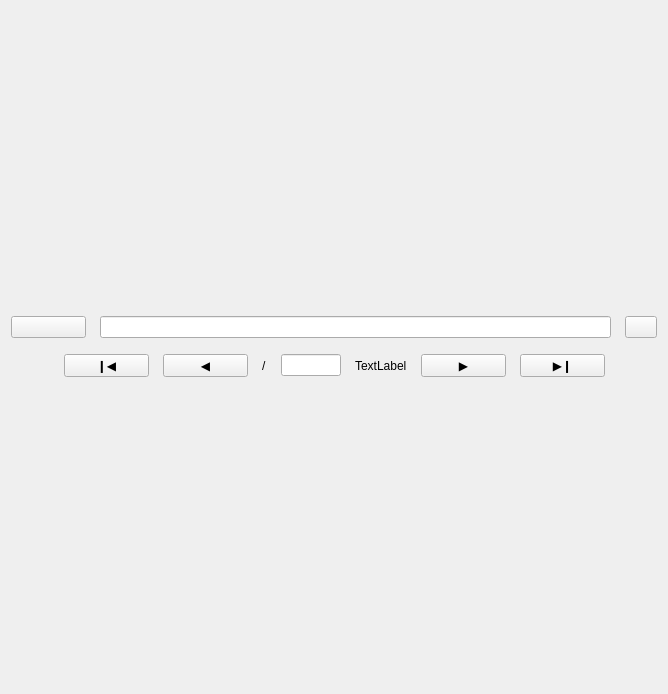
<?xml version="1.0" encoding="UTF-8"?>
<ui version="4.0">
 <class>Form</class>
 <widget class="QWidget" name="Form">
  <property name="geometry">
   <rect>
    <x>0</x>
    <y>0</y>
    <width>668</width>
    <height>694</height>
   </rect>
  </property>
  <property name="minimumSize">
   <size>
    <width>0</width>
    <height>28</height>
   </size>
  </property>
  <property name="windowTitle">
   <string>Form</string>
  </property>
  <layout class="QVBoxLayout" name="verticalLayout_2">
   <item>
    <layout class="QVBoxLayout" name="verticalLayout">
     <property name="spacing">
      <number>16</number>
     </property>
     <item>
      <layout class="QHBoxLayout" name="horizontalLayout">
       <property name="spacing">
        <number>14</number>
       </property>
       <item>
        <widget class="QPushButton" name="btnSelectFile">
         <property name="minimumSize">
          <size>
           <width>75</width>
           <height>0</height>
          </size>
         </property>
         <property name="toolTip">
          <string>ファイルを開く</string>
         </property>
         <property name="text">
          <string/>
         </property>
        </widget>
       </item>
       <item>
        <widget class="QLineEdit" name="txtFilePath">
         <property name="readOnly">
          <bool>true</bool>
         </property>
        </widget>
       </item>
       <item>
        <widget class="QPushButton" name="btnReload">
         <property name="maximumSize">
          <size>
           <width>32</width>
           <height>16777215</height>
          </size>
         </property>
         <property name="toolTip">
          <string>再読み込み</string>
         </property>
         <property name="text">
          <string/>
         </property>
        </widget>
       </item>
      </layout>
     </item>
     <item>
      <layout class="QVBoxLayout" name="lytPage">
       <property name="spacing">
        <number>0</number>
       </property>
      </layout>
     </item>
     <item>
      <layout class="QHBoxLayout" name="horizontalLayout_2">
       <property name="spacing">
        <number>14</number>
       </property>
       <item>
        <spacer name="spacer">
         <property name="orientation">
          <enum>Qt::Horizontal</enum>
         </property>
         <property name="sizeHint" stdset="0">
          <size>
           <width>40</width>
           <height>0</height>
          </size>
         </property>
        </spacer>
       </item>
       <item>
        <widget class="QPushButton" name="btnTurnFirst">
         <property name="minimumSize">
          <size>
           <width>85</width>
           <height>0</height>
          </size>
         </property>
         <property name="toolTip">
          <string>最初のページへ</string>
         </property>
         <property name="text">
          <string>❙◀</string>
         </property>
        </widget>
       </item>
       <item>
        <widget class="QPushButton" name="btnTurnPrev">
         <property name="minimumSize">
          <size>
           <width>85</width>
           <height>0</height>
          </size>
         </property>
         <property name="toolTip">
          <string>前のページへ</string>
         </property>
         <property name="text">
          <string>◀</string>
         </property>
         <property name="autoRepeat">
          <bool>true</bool>
         </property>
        </widget>
       </item>
       <item>
        <widget class="QLabel" name="label">
         <property name="text">
          <string>/</string>
         </property>
        </widget>
       </item>
       <item>
        <widget class="QLineEdit" name="txtCurPage">
         <property name="maximumSize">
          <size>
           <width>60</width>
           <height>16777215</height>
          </size>
         </property>
         <property name="acceptDrops">
          <bool>false</bool>
         </property>
        </widget>
       </item>
       <item>
        <widget class="QLabel" name="lblTotalPage">
         <property name="text">
          <string>TextLabel</string>
         </property>
        </widget>
       </item>
       <item>
        <widget class="QPushButton" name="btnTurnNext">
         <property name="minimumSize">
          <size>
           <width>85</width>
           <height>0</height>
          </size>
         </property>
         <property name="toolTip">
          <string>次のページへ</string>
         </property>
         <property name="text">
          <string>▶</string>
         </property>
         <property name="autoRepeat">
          <bool>true</bool>
         </property>
        </widget>
       </item>
       <item>
        <widget class="QPushButton" name="btnTurnLast">
         <property name="minimumSize">
          <size>
           <width>85</width>
           <height>0</height>
          </size>
         </property>
         <property name="toolTip">
          <string>最後のページへ</string>
         </property>
         <property name="text">
          <string>▶❙</string>
         </property>
        </widget>
       </item>
       <item>
        <spacer name="spacer_2">
         <property name="orientation">
          <enum>Qt::Horizontal</enum>
         </property>
         <property name="sizeHint" stdset="0">
          <size>
           <width>40</width>
           <height>0</height>
          </size>
         </property>
        </spacer>
       </item>
      </layout>
     </item>
    </layout>
   </item>
  </layout>
 </widget>
 <resources/>
 <connections/>
</ui>
